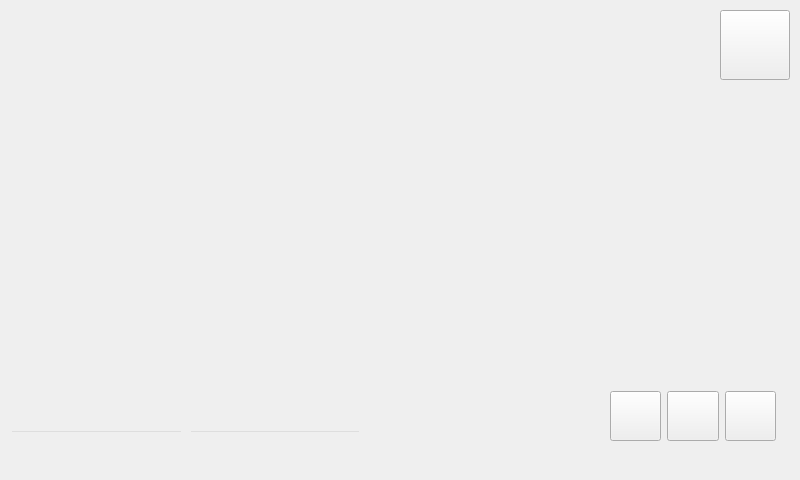
<?xml version="1.0" encoding="UTF-8"?>
<ui version="4.0">
 <class>mymap</class>
 <widget class="QMainWindow" name="mymap">
  <property name="geometry">
   <rect>
    <x>0</x>
    <y>0</y>
    <width>800</width>
    <height>480</height>
   </rect>
  </property>
  <property name="windowTitle">
   <string>MainWindow</string>
  </property>
  <widget class="QWidget" name="centralwidget">
   <widget class="QPushButton" name="pushButton_home">
    <property name="geometry">
     <rect>
      <x>720</x>
      <y>10</y>
      <width>70</width>
      <height>70</height>
     </rect>
    </property>
    <property name="font">
     <font>
      <pointsize>15</pointsize>
     </font>
    </property>
    <property name="styleSheet">
     <string notr="true">border-image: url(:/main.png);</string>
    </property>
    <property name="text">
     <string/>
    </property>
   </widget>
   <widget class="QLabel" name="label">
    <property name="geometry">
     <rect>
      <x>0</x>
      <y>0</y>
      <width>800</width>
      <height>480</height>
     </rect>
    </property>
    <property name="text">
     <string/>
    </property>
   </widget>
   <widget class="QWidget" name="layoutWidget">
    <property name="geometry">
     <rect>
      <x>610</x>
      <y>390</y>
      <width>166</width>
      <height>52</height>
     </rect>
    </property>
    <layout class="QHBoxLayout" name="horizontalLayout">
     <item>
      <widget class="QPushButton" name="pushButton_3">
       <property name="minimumSize">
        <size>
         <width>50</width>
         <height>50</height>
        </size>
       </property>
       <property name="styleSheet">
        <string notr="true">border-image: url(:/current.png);</string>
       </property>
       <property name="text">
        <string/>
       </property>
      </widget>
     </item>
     <item>
      <widget class="QPushButton" name="pushButton">
       <property name="minimumSize">
        <size>
         <width>50</width>
         <height>50</height>
        </size>
       </property>
       <property name="styleSheet">
        <string notr="true">border-image: url(:/magnify.png);</string>
       </property>
       <property name="text">
        <string/>
       </property>
      </widget>
     </item>
     <item>
      <widget class="QPushButton" name="pushButton_2">
       <property name="minimumSize">
        <size>
         <width>50</width>
         <height>50</height>
        </size>
       </property>
       <property name="styleSheet">
        <string notr="true">border-image: url(:/reduce.png);</string>
       </property>
       <property name="text">
        <string/>
       </property>
      </widget>
     </item>
    </layout>
   </widget>
   <widget class="QWidget" name="">
    <property name="geometry">
     <rect>
      <x>10</x>
      <y>430</y>
      <width>351</width>
      <height>23</height>
     </rect>
    </property>
    <layout class="QHBoxLayout" name="horizontalLayout_2">
     <item>
      <widget class="QLineEdit" name="lineEdit_x">
       <property name="styleSheet">
        <string notr="true">background-color: transparent;</string>
       </property>
      </widget>
     </item>
     <item>
      <widget class="QLineEdit" name="lineEdit_y">
       <property name="styleSheet">
        <string notr="true">background-color: transparent;</string>
       </property>
      </widget>
     </item>
    </layout>
   </widget>
  </widget>
  <widget class="QMenuBar" name="menubar">
   <property name="geometry">
    <rect>
     <x>0</x>
     <y>0</y>
     <width>800</width>
     <height>26</height>
    </rect>
   </property>
  </widget>
 </widget>
 <resources/>
 <connections/>
</ui>
